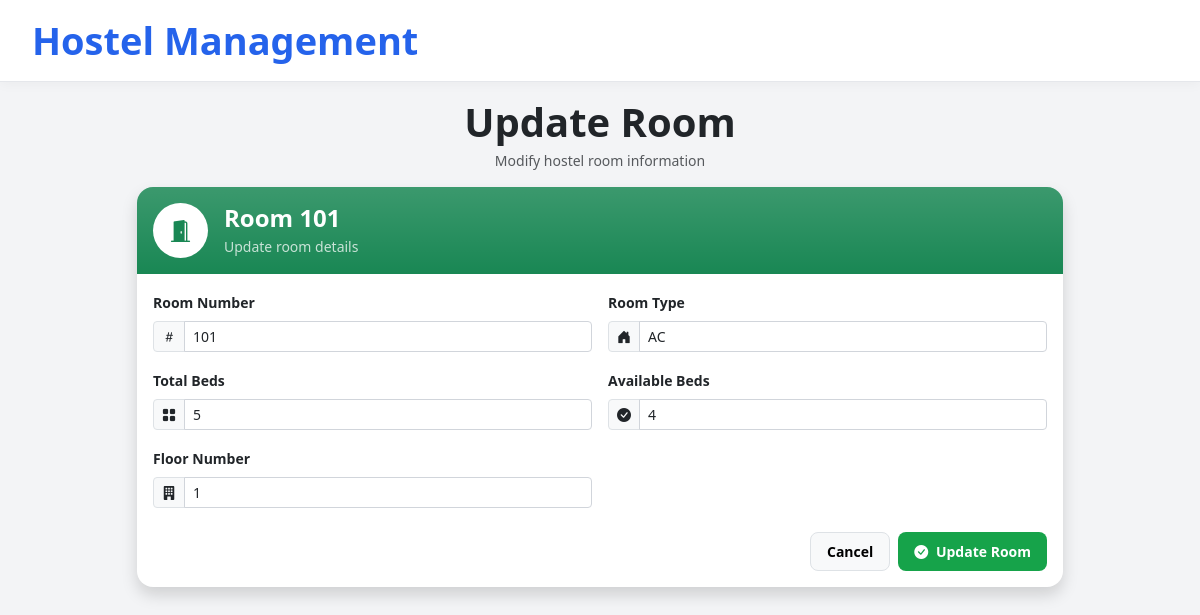
Screenshot of /update-room/14/ with the database file from the repository.
### hostel_app/models.py (models this page shows, shortened)
class Room(models.Model):
    ROOM_TYPES = [
        ('AC', 'AC'),
        ('Non-AC', 'Non-AC'),
    ]
    room_number = models.CharField(
        max_length=20,
        unique=True
    )
    room_type = models.CharField(
        max_length=20,
        choices=ROOM_TYPES
    )
    total_beds = models.IntegerField()
    available_beds = models.IntegerField()
    floor_number = models.IntegerField()

### hostel_app/views.py (the view)
# urls.py: path("update-room/<int:id>/",views.update_room,name="update-room"),
def update_room(request, id):
    room = get_object_or_404(Room, id=id)
    form = RoomForm(instance=room)
    if request.method == "POST":
        form = RoomForm(request.POST, instance=room)
        if form.is_valid():
            form.save()
            return redirect("room-list")
    context = {
        "form": form
    }
    return render(
        request,
        "rooms/update_room.html",
        context
    )

### hostel_app/templates/rooms/update_room.html (shortened to what this page needs)
{% extends "master.html" %}
{% block content %}
<div class="container py-3" style="max-width: 950px;">
    <div class="text-center mb-3">
        <h1 class="fw-bold display-6 text-dark mb-1">
            Update Room
        </h1>
        <p class="text-muted small mb-0">
            Modify hostel room information
        </p>
    </div>
    <div class="card border-0 shadow rounded-4 overflow-hidden">
        <div class="bg-success bg-gradient text-white p-3">
            <div class="d-flex align-items-center gap-3">
                <div
                    class="rounded-circle bg-white text-success d-flex align-items-center justify-content-center"
                    style="width:55px; height:55px; font-size:22px;"
                >
                    <i class="bi bi-door-open-fill"></i>
                </div>
                <div>
                    <h4 class="fw-bold mb-1">
                        Room {{ form.room_number.value }}
                    </h4>
                    <p class="mb-0 small opacity-75">
                        Update room details
                    </p>
                </div>
            </div>
        </div>
        <div class="card-body p-3">
            <form method="POST">
                <div class="row g-3">
                    <div class="col-md-6">
                        <label class="form-label fw-semibold small">
                            Room Number
                        </label>
                        <div class="input-group input-group-sm">
                            <span class="input-group-text bg-light">
                                <i class="bi bi-hash"></i>
                            </span>
                            {{ form.room_number }}
                        </div>
                    </div>
                    <div class="col-md-6">
                        <label class="form-label fw-semibold small">
                            Room Type
                        </label>
                        <div class="input-group input-group-sm">
                            <span class="input-group-text bg-light">
                                <i class="bi bi-house-door-fill"></i>
                            </span>
                            {{ form.room_type }}
                        </div>
                    </div>
                    <div class="col-md-6">
                        <label class="form-label fw-semibold small">
                            Total Beds
                        </label>
                        <div class="input-group input-group-sm">
                            <span class="input-group-text bg-light">
                                <i class="bi bi-grid-fill"></i>
                            </span>
                            {{ form.total_beds }}
                        </div>
                    </div>
                    <div class="col-md-6">
                        <label class="form-label fw-semibold small">
                            Available Beds
                        </label>
                        <div class="input-group input-group-sm">
                            <span class="input-group-text bg-light">
                                <i class="bi bi-check-circle-fill"></i>
                            </span>
                            {{ form.available_beds }}
                        </div>
                    </div>
                    <div class="col-md-6">
                        <label class="form-label fw-semibold small">
                            Floor Number
                        </label>
                        <div class="input-group input-group-sm">
                            <span class="input-group-text bg-light">
                                <i class="bi bi-building-fill"></i>
                            </span>
                            {{ form.floor_number }}
                        </div>
                    </div>
                </div>
                <div class="d-flex justify-content-end gap-2 mt-4">
                    <a
                        href="{% url 'room-list' %}"
                        class="btn btn-light border btn-sm px-3 py-2 rounded-3 fw-semibold"
                    >
                        Cancel
                    </a>
                    <button
                        type="submit"
                        class="btn btn-success btn-sm px-3 py-2 rounded-3 fw-semibold"
                    >
                        <i class="bi bi-check-circle-fill me-1"></i>
                        Update Room
                    </button>
                </div>
            </form>
        </div>
    </div>
</div>
{% endblock content %}

### hostel_app/templates/master.html (style rules this page uses)
* { margin: 0; padding: 0; box-sizing: border-box; }
body { background: #f3f4f6; font-family: 'Segoe UI', sans-serif; overflow-x: hidden; }
.btn { border-radius: 12px; padding: 10px 20px; font-weight: 600; border: none; }
.btn-success { background: #16a34a; }
.form-control, .form-select { border-radius: 12px; padding: 12px 15px; border: 1px solid #d1d5db; box-shadow: none; }
h1 { font-size: 52px; font-weight: 800; color: #111827; margin-bottom: 12px; }

### rows the page displays
Room: room_number.value "101", room_number "101", room_type "AC", total_beds "5", available_beds "4", floor_number "1"
